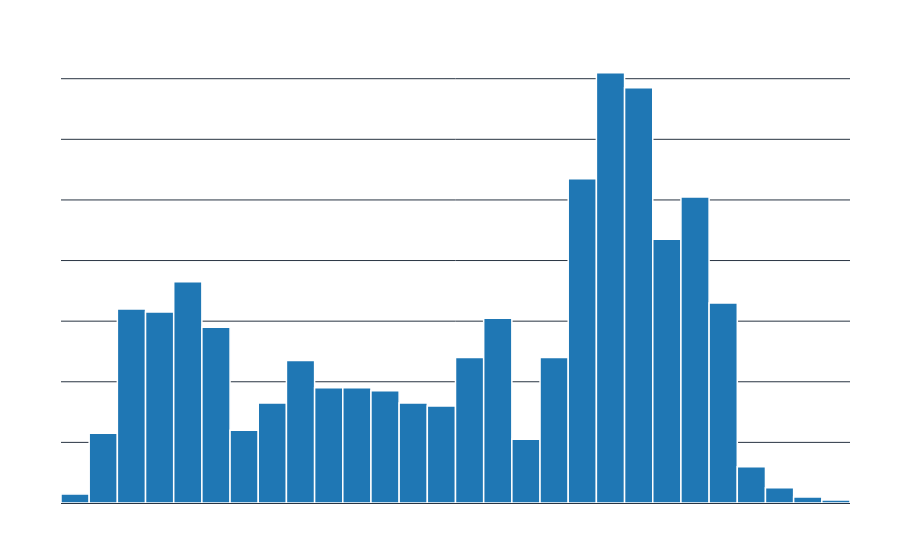

Write notebook code for a chart like this one.
### Code cell
fig_hist = px.histogram(weather_data_long, x='value', nbins=30, title='Frequency Distribution of Temperature Readings', 
                        labels={'value': 'Temperature (°C)'}, color_discrete_sequence=['#1f77b4'])

# Update the layout for better styling and analysis
fig_hist.update_layout(
    xaxis_title='Temperature (°C)',
    yaxis_title='Frequency',
    template='plotly_dark',
    title=dict(
        text='Frequency Distribution of Temperature Readings',
        font=dict(size=24, color='white')
    ),
    font=dict(
        family='Arial, sans-serif',
        size=14,
        color='white'
    ),
    plot_bgcolor='rgba(0,0,0,0)',
    paper_bgcolor='rgba(0,0,0,0)',
    margin=dict(l=50, r=50, t=50, b=50)
)

# Customize the histogram bars
fig_hist.update_traces(marker=dict(line=dict(color='white', width=1.5)))

fig_hist.show()

### Figure 1 — Plotly figure (JSON) as saved in the notebook; plotly's stock layout.template omitted (floating-point values rounded to 4 significant figures; data arrays with more than 128 entries replaced by an {"elided": "..."} marker saying what was removed)
{"data": [{"alignmentgroup": "True", "bingroup": "x", "hovertemplate": "Temperature (°C)=%{x}<br>count=%{y}<extra></extra>", "legendgroup": "", "marker": {"color": "#1f77b4", "line": {"color": "white", "width": 1.5}, "pattern": {"shape": ""}}, "name": "", "nbinsx": 30, "offsetgroup": "", "orientation": "v", "showlegend": false, "type": "histogram", "x": {"elided": "1404 float values"}, "xaxis": "x", "yaxis": "y"}], "layout": {"barmode": "relative", "font": {"color": "white", "family": "Arial, sans-serif", "size": 14}, "legend": {"tracegroupgap": 0}, "margin": {"b": 50, "l": 50, "r": 50, "t": 50}, "paper_bgcolor": "rgba(0,0,0,0)", "plot_bgcolor": "rgba(0,0,0,0)", "title": {"font": {"color": "white", "size": 24}, "text": "Frequency Distribution of Temperature Readings"}, "xaxis": {"anchor": "y", "domain": [0, 1], "title": {"text": "Temperature (°C)"}}, "yaxis": {"anchor": "x", "domain": [0, 1], "title": {"text": "Frequency"}}}}
